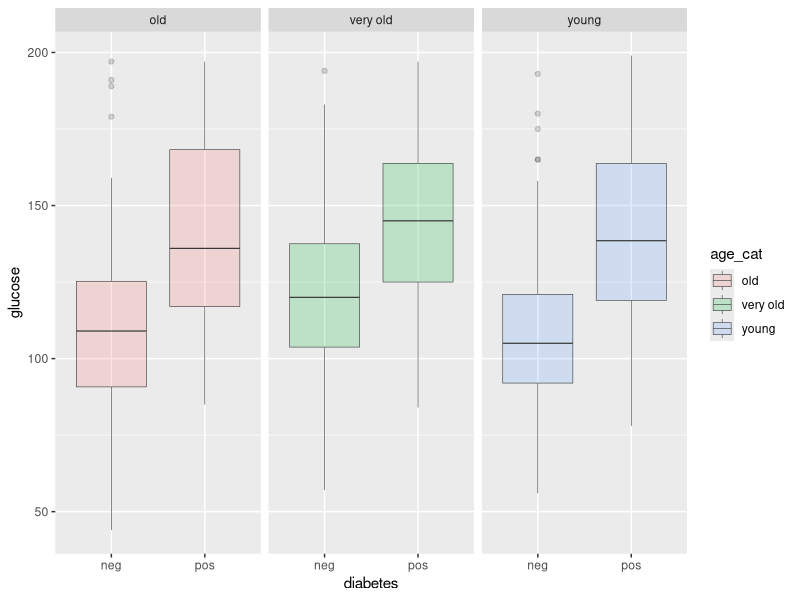
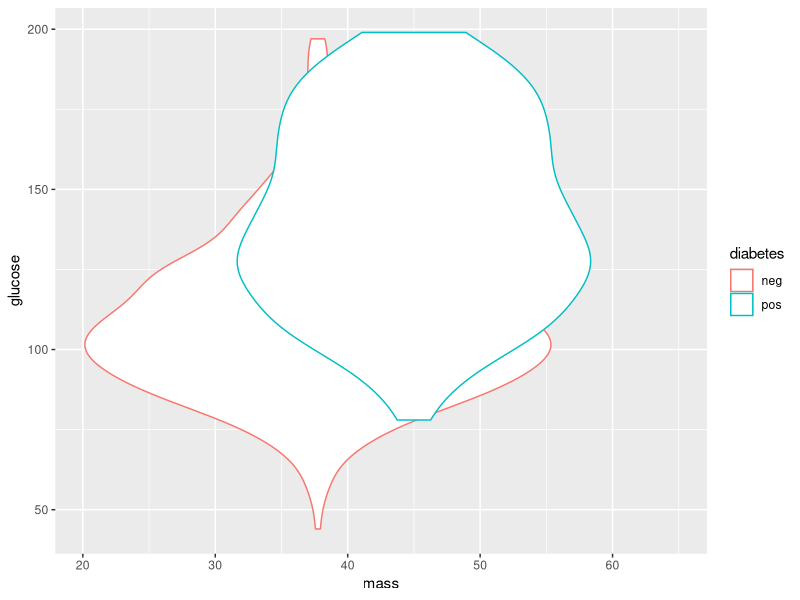

R code for these plots, in order:
## ---- chunk 1
knitr::opts_chunk$set(echo = TRUE)
## ---- chunk 2
library(tidyverse)
library(mlbench)
library(ggplot2)
data("PimaIndiansDiabetes2")
pima <- PimaIndiansDiabetes2
## ---- chunk 3
as.tibble(pima)
## ---- chunk 4
pima |>
  mutate(age_cat = case_when(
    age <= 29 ~ 'young',
    age >= 30 & age <= 42 ~ 'old',
    age >= 43 ~ 'very old'),
    age_cat = as.factor(age_cat)) |>
  mutate(pregnancy = case_when(
    pregnant <5 ~ 'few',
    pregnant >=5 ~'many'
  )) |>
  ggplot(
    aes(diabetes, glucose, fill = age_cat)) +
  geom_boxplot(alpha = 0.2, size = 0.2) +
  facet_wrap(. ~ age_cat)
## ---- chunk 5
x <- summarize(pima, mean(glucose, na.rm=TRUE))
## ---- chunk 6
pima |>
  ggplot(
    aes(mass, glucose, colour = diabetes)) +
  geom_violin()
